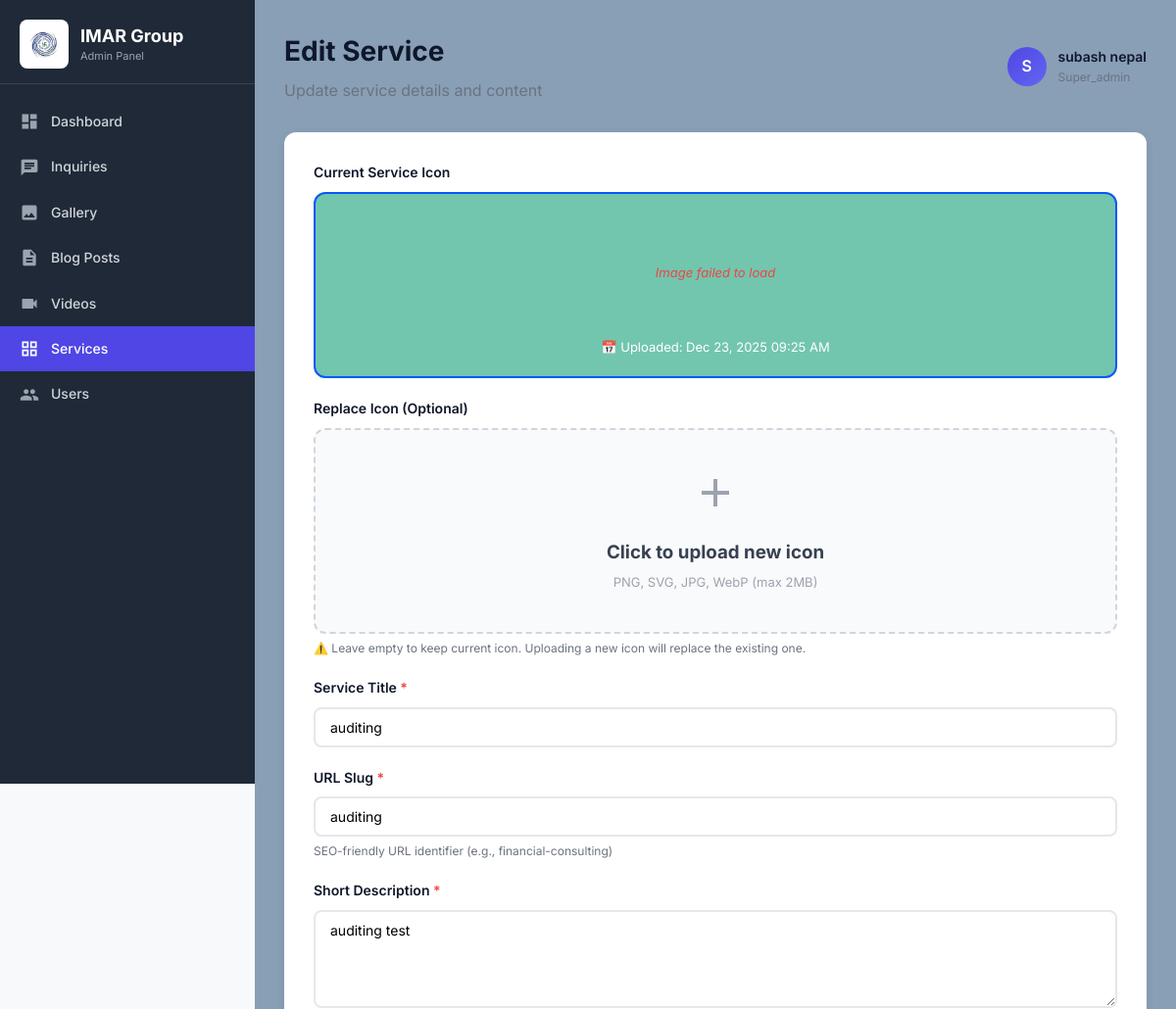
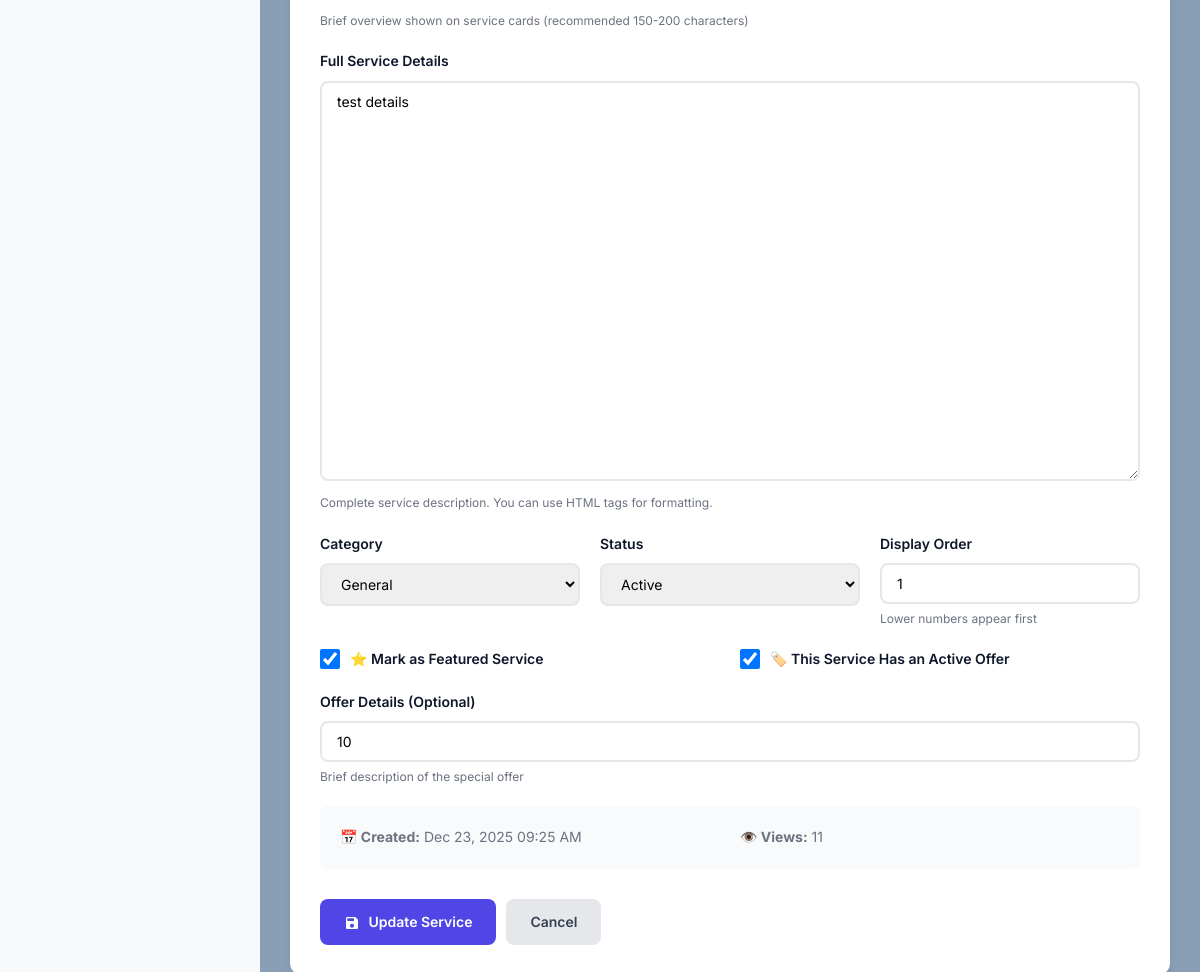
Page /admin/SERVICES_CODE/edit-service.php?id=1 (signed in) on the committed database (2 pictures, top to bottom).
### tables this page shows
CREATE TABLE `services` (
  `id` int(11) NOT NULL,
  `title` varchar(255) NOT NULL,
  `slug` varchar(255) NOT NULL,
  `icon_path` varchar(500) DEFAULT NULL,
  `short_description` text DEFAULT NULL,
  `full_content` longtext DEFAULT NULL,
  `category` varchar(100) DEFAULT 'general',
  `is_featured` tinyint(1) DEFAULT 0,
  `has_offer` tinyint(1) DEFAULT 0 COMMENT 'Shows if service currently has an offer',
  `offer_text` varchar(255) DEFAULT NULL COMMENT 'Optional offer description',
  `display_order` int(11) DEFAULT 0,
  `status` enum('active','inactive','draft') DEFAULT 'active',
  `views` int(11) DEFAULT 0,
  `created_by` int(11) DEFAULT NULL,
  `created_at` timestamp NOT NULL DEFAULT current_timestamp(),
  `updated_at` timestamp NOT NULL DEFAULT current_timestamp() ON UPDATE current_timestamp()
);

### admin/includes/avatar-helper.php (called while the page is built, shortened)
<?php
function getAvatarPath($avatar, $currentFilePath = null) {
    $scriptPath = $_SERVER['SCRIPT_FILENAME'];
    $adminPos = strpos($scriptPath, '/admin/');
    if ($adminPos !== false) {
        $afterAdmin = substr($scriptPath, $adminPos + 7);
        $depth = substr_count($afterAdmin, '/') + substr_count($afterAdmin, '\\');
    } else {
        $depth = 0;
    }
    if ($depth === 0) {
        $relativePath = '../uploads/avatars/' . $avatar;
        $filesystemPath = $currentFilePath . '/../uploads/avatars/' . $avatar;
    } else {
        $filesystemPath = $currentFilePath . '/../../uploads/avatars/' . $avatar;
    }
    return null;
}
function getCurrentUserAvatar($conn, $userId) {
    $stmt = $conn->prepare("SELECT name, email, avatar, role FROM admin_users WHERE id = ?");
    $stmt->bind_param("i", $userId);
    $stmt->execute();
    $result = $stmt->get_result();
    if ($row = $result->fetch_assoc()) {
        return $row;
    }
    return null;
}
?>

### admin/SERVICES_CODE/edit-service.php (the view, shortened to what this page needs)
<?php
require_once '../../config/config.php';
require_once __DIR__ . '/../includes/avatar-helper.php';
$admin_id = $_SESSION['admin_id'];
$currentUser = getCurrentUserAvatar($conn, $admin_id);
$admin_name = $currentUser['name'] ?? $_SESSION['admin_name'] ?? 'Admin';
$admin_role = $currentUser['role'] ?? $_SESSION['admin_role'] ?? 'editor';
$admin_avatar = $currentUser['avatar'] ?? null;
$admin_initials = strtoupper(substr($admin_name, 0, 1));
$avatarUrl = getAvatarPath($admin_avatar, __DIR__);;
$service_id = (int)($_GET['id'] ?? 0);
$stmt = $conn->prepare("SELECT * FROM services WHERE id = ?");
$stmt->bind_param("i", $service_id);
$stmt->execute();
$result = $stmt->get_result();
$service = $result->fetch_assoc();
?>
<!DOCTYPE html>
<html lang="en">
<head>
    <link rel="stylesheet" href="../../css/styles.css">
    <link rel="stylesheet" href="../../css/dashboard.css">
</head>
<body>
<div class="dashboard">
    <?php include __DIR__ . '/../includes/sidebar.php'; ?>
    <div class="main-content">
        <div class="dashboard-header">
            <div>
                <h1>Edit Service</h1>
                <p style="color: #6b7280; margin-top: 5px;">Update service details and content</p>
            </div>
            <div class="header-actions">
                <div class="user-info">
                    <div class="user-avatar">
<?php if ($avatarUrl): ?>
<img src="<?php echo htmlspecialchars($avatarUrl); ?>"
          alt="<?php echo htmlspecialchars($admin_name); ?>"
          onerror="this.outerHTML='<span><?php echo $admin_initials; ?></span>';">
          <?php else: ?>
          <?php echo $admin_initials; ?>
          <?php endif; ?>
</div>
<div>
                        <div style="font-weight: 600; font-size: 14px;"><?php echo htmlspecialchars($admin_name); ?></div>
                        <div style="font-size: 12px; color: #6b7280;"><?php echo ucfirst($admin_role); ?></div>
                    </div>
                </div>
            </div>
        </div>
        <form method="POST" enctype="multipart/form-data" id="serviceForm">
            <div class="form-container">
                <div class="form-group">
                    <label>Current Service Icon</label>
                    <div class="current-icon">
                        <?php if (!empty($service['icon_path'])): ?>
                            <div class="no-icon" style="display: none;">
                                <p style="color: #ef4444; margin-top: 10px;">Image failed to load</p>
                            </div>
                            <p>📅 Uploaded: <?php echo date('M d, Y h:i A', strtotime($service['created_at'])); ?></p>
                        <?php endif; ?>
                    </div>
                </div>
                <div class="form-group">
                    <label>Replace Icon (Optional)</label>
                    <div class="icon-upload-area" id="uploadArea">
                        <svg width="48" height="48" viewBox="0 0 24 24" fill="#9ca3af">
                            <path d="M19 13h-6v6h-2v-6H5v-2h6V5h2v6h6v2z"/>
                        </svg>
                        <h3 style="margin: 15px 0 5px 0; color: #374151;">Click to upload new icon</h3>
                        <p style="color: #9ca3af; font-size: 13px;">PNG, SVG, JPG, WebP (max 2MB)</p>
                    </div>
                    <div class="helper-text">⚠️ Leave empty to keep current icon. Uploading a new icon will replace the existing one.</div>
                </div>
                <div class="form-group">
                    <label for="title">Service Title <span class="required">*</span></label>
                    <input type="text" id="title" name="title" value="<?php echo htmlspecialchars($service['title']); ?>" required>
                </div>
                <div class="form-group">
                    <label for="slug">URL Slug <span class="required">*</span></label>
                    <input type="text" id="slug" name="slug" value="<?php echo htmlspecialchars($service['slug']); ?>" required>
                    <div class="helper-text">SEO-friendly URL identifier (e.g., financial-consulting)</div>
                </div>
                <div class="form-group">
                    <label for="short_description">Short Description <span class="required">*</span></label>
                    <textarea id="short_description" name="short_description" rows="3" required><?php echo htmlspecialchars($service['short_description']); ?></textarea>
                    <div class="helper-text">Brief overview shown on service cards (recommended 150-200 characters)</div>
                </div>
                <div class="form-group">
                    <label for="full_content">Full Service Details</label>
                    <textarea id="full_content" name="full_content" class="content-editor"><?php echo htmlspecialchars($service['full_content']); ?></textarea>
                    <div class="helper-text">Complete service description. You can use HTML tags for formatting.</div>
                </div>
                <div class="form-row-three">
                    <div class="form-group">
                        <label for="category">Category</label>
                        <select id="category" name="category">
                            <option value="general" <?php echo $service['category'] === 'general' ? 'selected' : ''; ?>>General</option>
                        </select>
                    </div>
                    <div class="form-group">
                        <label for="status">Status</label>
                        <select id="status" name="status">
                            <option value="active" <?php echo $service['status'] === 'active' ? 'selected' : ''; ?>>Active</option>
                        </select>
                    </div>
                    <div class="form-group">
                        <label for="display_order">Display Order</label>
                        <input type="number" id="display_order" name="display_order" value="<?php echo $service['display_order']; ?>" min="0">
                        <div class="helper-text">Lower numbers appear first</div>
                    </div>
                </div>
                <div class="form-row">
                    <div class="form-group">
                        <div class="checkbox-group">
                            <input type="checkbox" id="is_featured" name="is_featured" <?php echo $service['is_featured'] ? 'checked' : ''; ?>>
                            <label for="is_featured" style="margin: 0;">⭐ Mark as Featured Service</label>
                        </div>
                    </div>
                    <div class="form-group">
                        <div class="checkbox-group">
                            <input type="checkbox" id="has_offer" name="has_offer" <?php echo $service['has_offer'] ? 'checked' : ''; ?>>
                            <label for="has_offer" style="margin: 0;">🏷️ This Service Has an Active Offer</label>
                        </div>
                    </div>
                </div>
                <div class="form-group" id="offerTextGroup" style="display: <?php echo $service['has_offer'] ? 'block' : 'none'; ?>;">
                    <label for="offer_text">Offer Details (Optional)</label>
                    <input type="text" id="offer_text" name="offer_text" value="<?php echo htmlspecialchars($service['offer_text'] ?? ''); ?>" placeholder="e.g., 20% off for new clients">
                    <div class="helper-text">Brief description of the special offer</div>
                </div>
                <div class="form-row" style="padding: 20px; background: #f9fafb; border-radius: 8px; margin-top: 20px;">
                    <div style="font-size: 14px; color: #6b7280;">
                        <strong>📅 Created:</strong> <?php echo date('M d, Y h:i A', strtotime($service['created_at'])); ?>
                    </div>
                    <div style="font-size: 14px; color: #6b7280;">
                        <strong>👁️ Views:</strong> <?php echo number_format($service['views']); ?>
                    </div>
                </div>
                <div class="btn-group">
                    <button type="submit" class="btn btn-primary">
                        <svg width="16" height="16" viewBox="0 0 24 24" fill="currentColor" style="vertical-align: middle; margin-right: 5px;"><path d="M17 3H5c-1.11 0-2 .9-2 2v14c0 1.1.89 2 2 2h14c1.1 0 2-.9 2-2V7l-4-4zm-5 16c-1.66 0-3-1.34-3-3s1.34-3 3-3 3 1.34 3 3-1.34 3-3 3zm3-10H5V5h10v4z"/></svg>
                        Update Service
                    </button>
                    <a href="services.php" class="btn btn-secondary">Cancel</a>
                </div>
            </div>
        </form>
    </div>
</div>
</body>
</html>

### css/styles.css (style rules this page uses)
* { margin: 0; padding: 0; box-sizing: border-box; font-family: 'Inter', -apple-system, BlinkMacSystemFont, 'Segoe UI', sans-serif; }
body { background-color: #f8f9fa; color: #0f172a; line-height: 1.6; }
a { text-decoration: none; color: inherit; }
.dashboard { display: flex; min-height: 100vh; background-color: #f8f9fa; }
.main-content { flex: 1; padding: 30px; background-color: #899fb6; overflow-y: auto; }
.dashboard-header { display: flex; justify-content: space-between; align-items: center; margin-bottom: 30px; flex-wrap: wrap; gap: 15px; }
.dashboard-header h1 { font-size: 28px; font-weight: 700; color: #0f172a; }
.header-actions { display: flex; align-items: center; gap: 20px; }
.user-info { display: flex; align-items: center; gap: 12px; }
.user-avatar { width: 40px; height: 40px; background: linear-gradient(135deg, #4f46e5 0%, #6366f1 100%); color: #ffffff; border-radius: 50%; display: flex; align-items: center; justify-content: center; font-weight: 600; font-size: 16px; }
.btn-group { display: flex; gap: 10px; flex-wrap: wrap; }
.user-avatar { width: 40px; height: 40px; border-radius: 50%; background: linear-gradient(135deg, #4f46e5 0%, #6366f1 100%); color: white; display: flex; align-items: center; justify-content: center; font-weight: 600; font-size: 16px; overflow: hidden; flex-shrink: 0; }

### css/dashboard.css (style rules this page uses)
.btn-group { display: flex; gap: 10px; flex-wrap: wrap; }

### admin/SERVICES_CODE/edit-service.php (style rules this page uses)
.form-container { max-width: 1000px; margin: 0 auto; background: white; padding: 30px; border-radius: 12px; box-shadow: 0 2px 8px rgba(0,0,0,0.08); }
.form-group { margin-bottom: 20px; }
.form-group label { display: block; font-weight: 600; margin-bottom: 8px; color: #0f172a; font-size: 14px; }
.form-group input[type="text"], .form-group textarea, .form-group select, .form-group input[type="number"] { width: 100%; padding: 10px 15px; border: 2px solid #e5e7eb; border-radius: 8px; font-size: 14px; transition: all 0.3s; box-sizing: border-box; font-family: inherit; }
.form-group textarea { resize: vertical; min-height: 100px; font-family: inherit; }
.form-group textarea.content-editor { min-height: 400px; }
.current-icon { border: 2px solid #0557faff; border-radius: 12px; padding: 20px; text-align: center; background: #0b9c7393; margin-bottom: 15px; position: relative; }
.current-icon .no-icon { color: #9ca3af; font-style: italic; padding: 40px 20px; }
.current-icon p { margin-top: 15px; color: #ffffffff; font-size: 13px; }
.icon-upload-area { border: 2px dashed #d1d5db; border-radius: 12px; padding: 40px; text-align: center; background: #f9fafb; cursor: pointer; transition: all 0.3s; }
.checkbox-group { display: flex; align-items: center; gap: 10px; }
.checkbox-group input[type="checkbox"] { width: 20px; height: 20px; cursor: pointer; }
.form-row { display: grid; grid-template-columns: 1fr 1fr; gap: 20px; }
.form-row-three { display: grid; grid-template-columns: 1fr 1fr 1fr; gap: 20px; }
.btn-group { display: flex; gap: 10px; margin-top: 30px; }
.btn { padding: 12px 24px; border-radius: 8px; font-weight: 600; text-decoration: none; border: none; cursor: pointer; transition: all 0.3s; font-size: 14px; }
.btn-primary { background: #4f46e5; color: white; }
.btn-secondary { background: #e5e7eb; color: #374151; }
.required { color: #ef4444; }
.helper-text { font-size: 12px; color: #6b7280; margin-top: 5px; }

### rows in the picture
services: created_at "Dec 23, 2025 09:25 AM", title "auditing", slug "auditing", short_description "auditing test", full_content "test details", category "General", status "Active", display_order "1", is_featured "☑", has_offer "☑", offer_text "10", views "11"

### other values in the picture
$admin_initials "S"
$admin_name "subash nepal"
$admin_role "Super_admin"
